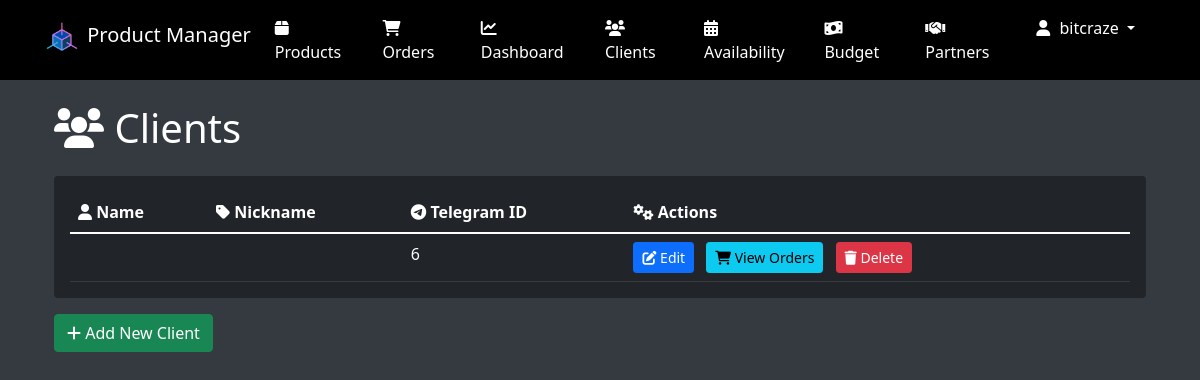
Before: /clients/ (signed in) with the older database file.
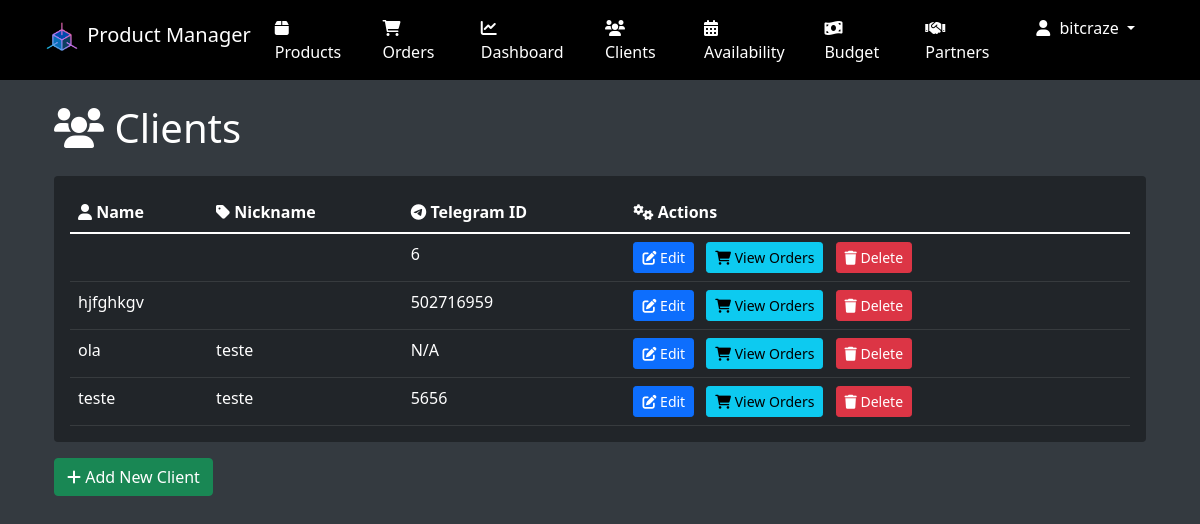
After: the same page with the newer database file.
### clients/models.py (models this page shows, shortened)
class Client(models.Model):
    nickname = models.CharField(max_length=100, blank=True)
    name = models.CharField(max_length=200, blank=True)
    telegram_id = models.PositiveIntegerField(unique=True, null=True, blank=True)
    description = models.TextField(blank=True)
    treatment_preferences = models.TextField(blank=True)
    address = models.CharField(max_length=200, blank=True)
    class Meta:
        ordering = ['nickname', 'name', 'telegram_id']
        verbose_name = 'Client'
        verbose_name_plural = 'Clients'

### clients/views.py (the view)
# urls.py: path('', views.client_list, name='client-list'),
@user_passes_test(admin_check)
def client_list(request):
    clients = Client.objects.all()
    return render(request, 'clients/client_list.html', {'clients': clients})

### clients/views.py (called while the page is built)
def admin_check(user):
    return user.is_staff or user.is_superuser

### templates/clients/client_list.html (shortened to what this page needs)
{% extends 'base.html' %}
{% load static %}
{% block content %}
<div class="container mt-4">
    <h1 class="mb-4 text-white">
        <i class="fas fa-users"></i> Clients
    </h1>
    <div class="card bg-dark text-white">
        <div class="card-body">
            <table class="table table-dark table-hover">
                <thead>
                    <tr>
                        <th><i class="fas fa-user"></i> Name</th>
                        <th><i class="fas fa-tag"></i> Nickname</th>
                        <th><i class="fab fa-telegram"></i> Telegram ID</th>
                        <th><i class="fas fa-cogs"></i> Actions</th>
                    </tr>
                </thead>
                <tbody>
                    {% for client in clients %}
                    <tr>
                        <td>{{ client.name }}</td>
                        <td>{{ client.nickname }}</td>
                        <td>{{ client.telegram_id|default:"N/A" }}</td>
                        <td>
                            <a href="{% url 'clients:client-update' client.pk %}" class="btn btn-sm btn-primary me-2">
                                <i class="fas fa-edit"></i> Edit
                            </a>
                            <a href="{% url 'clients:passed-orders' client.pk %}" class="btn btn-sm btn-info me-2">
                                <i class="fas fa-shopping-cart"></i> View Orders
                            </a>
                            <form action="{% url 'clients:client-delete' client.pk %}" method="post" style="display:inline;">
                                <button type="submit" class="btn btn-sm btn-danger" onclick="return confirm('Are you sure you want to delete this client?')">
                                    <i class="fas fa-trash"></i> Delete
                                </button>
                            </form>
                        </td>
                    </tr>
                    {% empty %}
                    <tr>
                        <td colspan="4" class="text-center">No clients found.</td>
                    </tr>
                    {% endfor %}
                </tbody>
            </table>
        </div>
    </div>
    <div class="mt-3">
        <a href="{% url 'clients:client-create' %}" class="btn btn-success">
            <i class="fas fa-plus"></i> Add New Client
        </a>
    </div>
</div>
{% endblock %}

Changed rows visible on the page:
added Client: name "hjfghkgv", telegram_id "502716959"
added Client: name "ola", nickname "teste", telegram_id "N/A"
added Client: name "teste", nickname "teste", telegram_id "5656"
